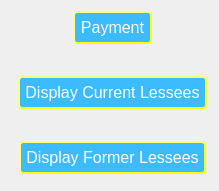
   <widget class="QWidget" name="formLayoutWidget_3">
    <property name="geometry">
     <rect>
      <x>460</x>
      <y>80</y>
      <width>219</width>
      <height>191</height>
     </rect>
    </property>
    <layout class="QFormLayout" name="formLayout">
     <item row="0" column="1">
      <layout class="QGridLayout" name="gridLayoutPaymentBtn">
       <item row="0" column="0">
        <spacer name="horizontalSpacer_9">
         <property name="orientation">
          <enum>Qt::Orientation::Horizontal</enum>
         </property>
         <property name="sizeHint" stdset="0">
          <size>
           <width>40</width>
           <height>20</height>
          </size>
         </property>
        </spacer>
       </item>
       <item row="0" column="1">
        <widget class="QPushButton" name="btnPayment">
         <property name="font">
          <font>
           <pointsize>12</pointsize>
          </font>
         </property>
         <property name="styleSheet">
          <string notr="true">background-color:rgb(61, 187, 255);
color: white;
border-style:outset;
border-width:2px;
border-radius:4px;
border-color:rgb(255, 255, 0);
padding:5px;</string>
         </property>
         <property name="text">
          <string>Payment</string>
         </property>
        </widget>
       </item>
       <item row="0" column="2">
        <spacer name="horizontalSpacer_10">
         <property name="orientation">
          <enum>Qt::Orientation::Horizontal</enum>
         </property>
         <property name="sizeHint" stdset="0">
          <size>
           <width>40</width>
           <height>20</height>
          </size>
         </property>
        </spacer>
       </item>
      </layout>
     </item>
     <item row="1" column="1">
      <spacer name="horizontalSpacer_11">
       <property name="orientation">
        <enum>Qt::Orientation::Horizontal</enum>
       </property>
       <property name="sizeHint" stdset="0">
        <size>
         <width>40</width>
         <height>20</height>
        </size>
       </property>
      </spacer>
     </item>
     <item row="2" column="1">
      <layout class="QGridLayout" name="gridLayout">
       <item row="0" column="0">
        <spacer name="horizontalSpacer_12">
         <property name="orientation">
          <enum>Qt::Orientation::Horizontal</enum>
         </property>
         <property name="sizeHint" stdset="0">
          <size>
           <width>40</width>
           <height>20</height>
          </size>
         </property>
        </spacer>
       </item>
       <item row="0" column="2">
        <spacer name="horizontalSpacer_13">
         <property name="orientation">
          <enum>Qt::Orientation::Horizontal</enum>
         </property>
         <property name="sizeHint" stdset="0">
          <size>
           <width>40</width>
           <height>20</height>
          </size>
         </property>
        </spacer>
       </item>
       <item row="0" column="1">
        <widget class="QPushButton" name="btnDisplayCurrentLessees">
         <property name="palette">
          <palette>
           <active>
            <colorrole role="WindowText">
             <brush brushstyle="SolidPattern">
              <color alpha="255">
               <red>255</red>
               <green>255</green>
               <blue>255</blue>
              </color>
             </brush>
            </colorrole>
            <colorrole role="Button">
             <brush brushstyle="SolidPattern">
              <color alpha="255">
               <red>61</red>
               <green>187</green>
               <blue>255</blue>
              </color>
             </brush>
            </colorrole>
            <colorrole role="Light">
             <brush brushstyle="SolidPattern">
              <color alpha="255">
               <red>255</red>
               <green>128</green>
               <blue>218</blue>
              </color>
             </brush>
            </colorrole>
            <colorrole role="Midlight">
             <brush brushstyle="SolidPattern">
              <color alpha="255">
               <red>223</red>
               <green>100</green>
               <blue>187</blue>
              </color>
             </brush>
            </colorrole>
            <colorrole role="Dark">
             <brush brushstyle="SolidPattern">
              <color alpha="255">
               <red>95</red>
               <green>36</green>
               <blue>78</blue>
              </color>
             </brush>
            </colorrole>
            <colorrole role="Mid">
             <brush brushstyle="SolidPattern">
              <color alpha="255">
               <red>127</red>
               <green>48</green>
               <blue>104</blue>
              </color>
             </brush>
            </colorrole>
            <colorrole role="Text">
             <brush brushstyle="SolidPattern">
              <color alpha="255">
               <red>255</red>
               <green>255</green>
               <blue>255</blue>
              </color>
             </brush>
            </colorrole>
            <colorrole role="BrightText">
             <brush brushstyle="SolidPattern">
              <color alpha="255">
               <red>255</red>
               <green>255</green>
               <blue>255</blue>
              </color>
             </brush>
            </colorrole>
            <colorrole role="ButtonText">
             <brush brushstyle="SolidPattern">
              <color alpha="255">
               <red>255</red>
               <green>255</green>
               <blue>255</blue>
              </color>
             </brush>
            </colorrole>
            <colorrole role="Base">
             <brush brushstyle="SolidPattern">
              <color alpha="255">
               <red>61</red>
               <green>187</green>
               <blue>255</blue>
              </color>
             </brush>
            </colorrole>
            <colorrole role="Window">
             <brush brushstyle="SolidPattern">
              <color alpha="255">
               <red>61</red>
               <green>187</green>
               <blue>255</blue>
              </color>
             </brush>
            </colorrole>
            <colorrole role="Shadow">
             <brush brushstyle="SolidPattern">
              <color alpha="255">
               <red>0</red>
               <green>0</green>
               <blue>0</blue>
              </color>
             </brush>
            </colorrole>
            <colorrole role="AlternateBase">
             <brush brushstyle="SolidPattern">
              <color alpha="255">
               <red>223</red>
               <green>163</green>
               <blue>205</blue>
              </color>
             </brush>
            </colorrole>
            <colorrole role="ToolTipBase">
             <brush brushstyle="SolidPattern">
              <color alpha="255">
               <red>255</red>
               <green>255</green>
               <blue>220</blue>
              </color>
             </brush>
            </colorrole>
            <colorrole role="ToolTipText">
             <brush brushstyle="SolidPattern">
              <color alpha="255">
               <red>0</red>
               <green>0</green>
               <blue>0</blue>
              </color>
             </brush>
            </colorrole>
            <colorrole role="PlaceholderText">
             <brush brushstyle="SolidPattern">
              <color alpha="128">
               <red>255</red>
               <green>255</green>
               <blue>255</blue>
              </color>
             </brush>
            </colorrole>
           </active>
           <inactive>
            <colorrole role="WindowText">
             <brush brushstyle="SolidPattern">
              <color alpha="255">
               <red>255</red>
               <green>255</green>
               <blue>255</blue>
              </color>
             </brush>
            </colorrole>
            <colorrole role="Button">
             <brush brushstyle="SolidPattern">
              <color alpha="255">
               <red>61</red>
               <green>187</green>
               <blue>255</blue>
              </color>
             </brush>
            </colorrole>
            <colorrole role="Light">
             <brush brushstyle="SolidPattern">
              <color alpha="255">
               <red>255</red>
               <green>128</green>
               <blue>218</blue>
              </color>
             </brush>
            </colorrole>
            <colorrole role="Midlight">
             <brush brushstyle="SolidPattern">
              <color alpha="255">
               <red>223</red>
               <green>100</green>
               <blue>187</blue>
              </color>
             </brush>
            </colorrole>
            <colorrole role="Dark">
             <brush brushstyle="SolidPattern">
              <color alpha="255">
               <red>95</red>
               <green>36</green>
               <blue>78</blue>
              </color>
             </brush>
            </colorrole>
            <colorrole role="Mid">
             <brush brushstyle="SolidPattern">
              <color alpha="255">
               <red>127</red>
               <green>48</green>
               <blue>104</blue>
              </color>
             </brush>
            </colorrole>
            <colorrole role="Text">
             <brush brushstyle="SolidPattern">
              <color alpha="255">
               <red>255</red>
               <green>255</green>
               <blue>255</blue>
              </color>
             </brush>
            </colorrole>
            <colorrole role="BrightText">
             <brush brushstyle="SolidPattern">
              <color alpha="255">
               <red>255</red>
               <green>255</green>
               <blue>255</blue>
              </color>
             </brush>
            </colorrole>
            <colorrole role="ButtonText">
             <brush brushstyle="SolidPattern">
              <color alpha="255">
               <red>255</red>
               <green>255</green>
               <blue>255</blue>
              </color>
             </brush>
            </colorrole>
            <colorrole role="Base">
             <brush brushstyle="SolidPattern">
              <color alpha="255">
               <red>61</red>
               <green>187</green>
               <blue>255</blue>
              </color>
             </brush>
            </colorrole>
            <colorrole role="Window">
             <brush brushstyle="SolidPattern">
              <color alpha="255">
               <red>61</red>
               <green>187</green>
               <blue>255</blue>
              </color>
             </brush>
            </colorrole>
            <colorrole role="Shadow">
             <brush brushstyle="SolidPattern">
              <color alpha="255">
               <red>0</red>
               <green>0</green>
               <blue>0</blue>
              </color>
             </brush>
            </colorrole>
            <colorrole role="AlternateBase">
             <brush brushstyle="SolidPattern">
              <color alpha="255">
               <red>223</red>
               <green>163</green>
               <blue>205</blue>
              </color>
             </brush>
            </colorrole>
            <colorrole role="ToolTipBase">
             <brush brushstyle="SolidPattern">
              <color alpha="255">
               <red>255</red>
               <green>255</green>
               <blue>220</blue>
              </color>
             </brush>
            </colorrole>
            <colorrole role="ToolTipText">
             <brush brushstyle="SolidPattern">
              <color alpha="255">
               <red>0</red>
               <green>0</green>
               <blue>0</blue>
              </color>
             </brush>
            </colorrole>
            <colorrole role="PlaceholderText">
             <brush brushstyle="SolidPattern">
              <color alpha="128">
               <red>255</red>
               <green>255</green>
               <blue>255</blue>
              </color>
             </brush>
            </colorrole>
           </inactive>
           <disabled>
            <colorrole role="WindowText">
             <brush brushstyle="SolidPattern">
              <color alpha="255">
               <red>255</red>
               <green>255</green>
               <blue>255</blue>
              </color>
             </brush>
            </colorrole>
            <colorrole role="Button">
             <brush brushstyle="SolidPattern">
              <color alpha="255">
               <red>61</red>
               <green>187</green>
               <blue>255</blue>
              </color>
             </brush>
            </colorrole>
            <colorrole role="Light">
             <brush brushstyle="SolidPattern">
              <color alpha="255">
               <red>255</red>
               <green>128</green>
               <blue>218</blue>
              </color>
             </brush>
            </colorrole>
            <colorrole role="Midlight">
             <brush brushstyle="SolidPattern">
              <color alpha="255">
               <red>223</red>
               <green>100</green>
               <blue>187</blue>
              </color>
             </brush>
            </colorrole>
            <colorrole role="Dark">
             <brush brushstyle="SolidPattern">
              <color alpha="255">
               <red>95</red>
               <green>36</green>
               <blue>78</blue>
              </color>
             </brush>
            </colorrole>
            <colorrole role="Mid">
             <brush brushstyle="SolidPattern">
              <color alpha="255">
               <red>127</red>
               <green>48</green>
               <blue>104</blue>
              </color>
             </brush>
            </colorrole>
            <colorrole role="Text">
             <brush brushstyle="SolidPattern">
              <color alpha="255">
               <red>255</red>
               <green>255</green>
               <blue>255</blue>
              </color>
             </brush>
            </colorrole>
            <colorrole role="BrightText">
             <brush brushstyle="SolidPattern">
              <color alpha="255">
               <red>255</red>
               <green>255</green>
               <blue>255</blue>
              </color>
             </brush>
            </colorrole>
            <colorrole role="ButtonText">
             <brush brushstyle="SolidPattern">
              <color alpha="255">
               <red>255</red>
               <green>255</green>
               <blue>255</blue>
              </color>
             </brush>
            </colorrole>
            <colorrole role="Base">
             <brush brushstyle="SolidPattern">
              <color alpha="255">
               <red>61</red>
               <green>187</green>
               <blue>255</blue>
              </color>
             </brush>
            </colorrole>
            <colorrole role="Window">
             <brush brushstyle="SolidPattern">
              <color alpha="255">
               <red>61</red>
               <green>187</green>
               <blue>255</blue>
              </color>
             </brush>
            </colorrole>
            <colorrole role="Shadow">
             <brush brushstyle="SolidPattern">
              <color alpha="255">
               <red>0</red>
               <green>0</green>
               <blue>0</blue>
              </color>
             </brush>
            </colorrole>
            <colorrole role="AlternateBase">
             <brush brushstyle="SolidPattern">
              <color alpha="255">
               <red>191</red>
               <green>72</green>
               <blue>156</blue>
              </color>
             </brush>
            </colorrole>
            <colorrole role="ToolTipBase">
             <brush brushstyle="SolidPattern">
              <color alpha="255">
               <red>255</red>
               <green>255</green>
               <blue>220</blue>
              </color>
             </brush>
            </colorrole>
            <colorrole role="ToolTipText">
             <brush brushstyle="SolidPattern">
              <color alpha="255">
               <red>0</red>
               <green>0</green>
               <blue>0</blue>
              </color>
             </brush>
            </colorrole>
            <colorrole role="PlaceholderText">
             <brush brushstyle="SolidPattern">
              <color alpha="128">
               <red>255</red>
               <green>255</green>
               <blue>255</blue>
              </color>
             </brush>
            </colorrole>
           </disabled>
          </palette>
         </property>
         <property name="font">
          <font>
           <pointsize>12</pointsize>
          </font>
         </property>
         <property name="styleSheet">
          <string notr="true">background-color:rgb(61, 187, 255);
color: white;
border-style:outset;
border-width:2px;
border-radius:4px;
border-color:rgb(255, 255, 0);
padding:5px;</string>
         </property>
         <property name="text">
          <string>Display Current Lessees</string>
         </property>
        </widget>
       </item>
      </layout>
     </item>
     <item row="3" column="1">
      <spacer name="horizontalSpacer_14">
       <property name="orientation">
        <enum>Qt::Orientation::Horizontal</enum>
       </property>
       <property name="sizeHint" stdset="0">
        <size>
         <width>40</width>
         <height>20</height>
        </size>
       </property>
      </spacer>
     </item>
     <item row="4" column="1">
      <layout class="QGridLayout" name="gridLayout_2">
       <item row="0" column="0">
        <spacer name="horizontalSpacer_15">
         <property name="orientation">
          <enum>Qt::Orientation::Horizontal</enum>
         </property>
         <property name="sizeHint" stdset="0">
          <size>
           <width>40</width>
           <height>20</height>
          </size>
         </property>
        </spacer>
       </item>
       <item row="0" column="2">
        <spacer name="horizontalSpacer_16">
         <property name="orientation">
          <enum>Qt::Orientation::Horizontal</enum>
         </property>
         <property name="sizeHint" stdset="0">
          <size>
           <width>40</width>
           <height>20</height>
          </size>
         </property>
        </spacer>
       </item>
       <item row="0" column="1">
        <widget class="QPushButton" name="btnDisplayFormerLessees">
         <property name="palette">
          <palette>
           <active>
            <colorrole role="WindowText">
             <brush brushstyle="SolidPattern">
              <color alpha="255">
               <red>255</red>
               <green>255</green>
               <blue>255</blue>
              </color>
             </brush>
            </colorrole>
            <colorrole role="Button">
             <brush brushstyle="SolidPattern">
              <color alpha="255">
               <red>61</red>
               <green>187</green>
               <blue>255</blue>
              </color>
             </brush>
            </colorrole>
            <colorrole role="Light">
             <brush brushstyle="SolidPattern">
              <color alpha="255">
               <red>255</red>
               <green>128</green>
               <blue>218</blue>
              </color>
             </brush>
            </colorrole>
            <colorrole role="Midlight">
             <brush brushstyle="SolidPattern">
              <color alpha="255">
               <red>223</red>
               <green>100</green>
               <blue>187</blue>
              </color>
             </brush>
            </colorrole>
            <colorrole role="Dark">
             <brush brushstyle="SolidPattern">
              <color alpha="255">
               <red>95</red>
               <green>36</green>
               <blue>78</blue>
              </color>
             </brush>
            </colorrole>
            <colorrole role="Mid">
             <brush brushstyle="SolidPattern">
              <color alpha="255">
               <red>127</red>
               <green>48</green>
               <blue>104</blue>
              </color>
             </brush>
            </colorrole>
            <colorrole role="Text">
             <brush brushstyle="SolidPattern">
              <color alpha="255">
               <red>255</red>
               <green>255</green>
               <blue>255</blue>
              </color>
             </brush>
            </colorrole>
            <colorrole role="BrightText">
             <brush brushstyle="SolidPattern">
              <color alpha="255">
               <red>255</red>
               <green>255</green>
               <blue>255</blue>
              </color>
             </brush>
            </colorrole>
            <colorrole role="ButtonText">
             <brush brushstyle="SolidPattern">
              <color alpha="255">
               <red>255</red>
               <green>255</green>
               <blue>255</blue>
              </color>
             </brush>
            </colorrole>
            <colorrole role="Base">
             <brush brushstyle="SolidPattern">
              <color alpha="255">
               <red>61</red>
               <green>187</green>
               <blue>255</blue>
              </color>
             </brush>
            </colorrole>
            <colorrole role="Window">
             <brush brushstyle="SolidPattern">
              <color alpha="255">
               <red>61</red>
               <green>187</green>
               <blue>255</blue>
              </color>
             </brush>
            </colorrole>
            <colorrole role="Shadow">
             <brush brushstyle="SolidPattern">
              <color alpha="255">
               <red>0</red>
               <green>0</green>
               <blue>0</blue>
              </color>
             </brush>
            </colorrole>
            <colorrole role="AlternateBase">
             <brush brushstyle="SolidPattern">
              <color alpha="255">
               <red>223</red>
               <green>163</green>
               <blue>205</blue>
              </color>
             </brush>
            </colorrole>
            <colorrole role="ToolTipBase">
             <brush brushstyle="SolidPattern">
              <color alpha="255">
               <red>255</red>
               <green>255</green>
               <blue>220</blue>
              </color>
             </brush>
            </colorrole>
            <colorrole role="ToolTipText">
             <brush brushstyle="SolidPattern">
              <color alpha="255">
               <red>0</red>
               <green>0</green>
               <blue>0</blue>
              </color>
             </brush>
            </colorrole>
            <colorrole role="PlaceholderText">
             <brush brushstyle="SolidPattern">
              <color alpha="128">
               <red>255</red>
               <green>255</green>
               <blue>255</blue>
              </color>
             </brush>
            </colorrole>
           </active>
           <inactive>
            <colorrole role="WindowText">
             <brush brushstyle="SolidPattern">
              <color alpha="255">
               <red>255</red>
               <green>255</green>
               <blue>255</blue>
              </color>
             </brush>
            </colorrole>
            <colorrole role="Button">
             <brush brushstyle="SolidPattern">
              <color alpha="255">
               <red>61</red>
               <green>187</green>
               <blue>255</blue>
              </color>
             </brush>
            </colorrole>
            <colorrole role="Light">
             <brush brushstyle="SolidPattern">
              <color alpha="255">
               <red>255</red>
               <green>128</green>
               <blue>218</blue>
              </color>
             </brush>
            </colorrole>
            <colorrole role="Midlight">
             <brush brushstyle="SolidPattern">
              <color alpha="255">
               <red>223</red>
               <green>100</green>
               <blue>187</blue>
              </color>
             </brush>
            </colorrole>
            <colorrole role="Dark">
             <brush brushstyle="SolidPattern">
              <color alpha="255">
               <red>95</red>
               <green>36</green>
               <blue>78</blue>
              </color>
             </brush>
            </colorrole>
            <colorrole role="Mid">
             <brush brushstyle="SolidPattern">
              <color alpha="255">
               <red>127</red>
               <green>48</green>
               <blue>104</blue>
              </color>
             </brush>
            </colorrole>
            <colorrole role="Text">
             <brush brushstyle="SolidPattern">
              <color alpha="255">
               <red>255</red>
               <green>255</green>
               <blue>255</blue>
              </color>
             </brush>
            </colorrole>
            <colorrole role="BrightText">
             <brush brushstyle="SolidPattern">
              <color alpha="255">
               <red>255</red>
               <green>255</green>
               <blue>255</blue>
              </color>
             </brush>
            </colorrole>
            <colorrole role="ButtonText">
             <brush brushstyle="SolidPattern">
              <color alpha="255">
               <red>255</red>
               <green>255</green>
               <blue>255</blue>
              </color>
             </brush>
            </colorrole>
            <colorrole role="Base">
             <brush brushstyle="SolidPattern">
              <color alpha="255">
               <red>61</red>
               <green>187</green>
               <blue>255</blue>
              </color>
             </brush>
            </colorrole>
            <colorrole role="Window">
             <brush brushstyle="SolidPattern">
              <color alpha="255">
               <red>61</red>
               <green>187</green>
               <blue>255</blue>
              </color>
             </brush>
            </colorrole>
            <colorrole role="Shadow">
             <brush brushstyle="SolidPattern">
              <color alpha="255">
               <red>0</red>
               <green>0</green>
               <blue>0</blue>
              </color>
             </brush>
            </colorrole>
            <colorrole role="AlternateBase">
             <brush brushstyle="SolidPattern">
              <color alpha="255">
               <red>223</red>
               <green>163</green>
               <blue>205</blue>
              </color>
             </brush>
            </colorrole>
            <colorrole role="ToolTipBase">
             <brush brushstyle="SolidPattern">
              <color alpha="255">
               <red>255</red>
               <green>255</green>
               <blue>220</blue>
              </color>
             </brush>
            </colorrole>
            <colorrole role="ToolTipText">
             <brush brushstyle="SolidPattern">
              <color alpha="255">
               <red>0</red>
               <green>0</green>
               <blue>0</blue>
              </color>
             </brush>
            </colorrole>
            <colorrole role="PlaceholderText">
             <brush brushstyle="SolidPattern">
              <color alpha="128">
               <red>255</red>
               <green>255</green>
               <blue>255</blue>
              </color>
             </brush>
            </colorrole>
           </inactive>
           <disabled>
            <colorrole role="WindowText">
             <brush brushstyle="SolidPattern">
              <color alpha="255">
               <red>255</red>
               <green>255</green>
               <blue>255</blue>
              </color>
             </brush>
            </colorrole>
            <colorrole role="Button">
             <brush brushstyle="SolidPattern">
              <color alpha="255">
               <red>61</red>
               <green>187</green>
               <blue>255</blue>
              </color>
             </brush>
            </colorrole>
            <colorrole role="Light">
             <brush brushstyle="SolidPattern">
              <color alpha="255">
               <red>255</red>
               <green>128</green>
               <blue>218</blue>
              </color>
             </brush>
            </colorrole>
            <colorrole role="Midlight">
             <brush brushstyle="SolidPattern">
              <color alpha="255">
               <red>223</red>
               <green>100</green>
               <blue>187</blue>
              </color>
             </brush>
            </colorrole>
            <colorrole role="Dark">
             <brush brushstyle="SolidPattern">
              <color alpha="255">
               <red>95</red>
               <green>36</green>
               <blue>78</blue>
              </color>
             </brush>
            </colorrole>
            <colorrole role="Mid">
             <brush brushstyle="SolidPattern">
              <color alpha="255">
               <red>127</red>
               <green>48</green>
               <blue>104</blue>
              </color>
             </brush>
            </colorrole>
            <colorrole role="Text">
             <brush brushstyle="SolidPattern">
              <color alpha="255">
               <red>255</red>
               <green>255</green>
               <blue>255</blue>
              </color>
             </brush>
            </colorrole>
            <colorrole role="BrightText">
             <brush brushstyle="SolidPattern">
              <color alpha="255">
               <red>255</red>
               <green>255</green>
               <blue>255</blue>
              </color>
             </brush>
            </colorrole>
            <colorrole role="ButtonText">
             <brush brushstyle="SolidPattern">
              <color alpha="255">
               <red>255</red>
               <green>255</green>
               <blue>255</blue>
              </color>
             </brush>
            </colorrole>
            <colorrole role="Base">
             <brush brushstyle="SolidPattern">
              <color alpha="255">
               <red>61</red>
               <green>187</green>
               <blue>255</blue>
              </color>
             </brush>
            </colorrole>
            <colorrole role="Window">
             <brush brushstyle="SolidPattern">
              <color alpha="255">
               <red>61</red>
               <green>187</green>
               <blue>255</blue>
              </color>
             </brush>
            </colorrole>
            <colorrole role="Shadow">
             <brush brushstyle="SolidPattern">
              <color alpha="255">
               <red>0</red>
               <green>0</green>
               <blue>0</blue>
              </color>
             </brush>
            </colorrole>
            <colorrole role="AlternateBase">
             <brush brushstyle="SolidPattern">
              <color alpha="255">
               <red>191</red>
               <green>72</green>
               <blue>156</blue>
              </color>
             </brush>
            </colorrole>
            <colorrole role="ToolTipBase">
             <brush brushstyle="SolidPattern">
              <color alpha="255">
               <red>255</red>
               <green>255</green>
               <blue>220</blue>
              </color>
             </brush>
            </colorrole>
            <colorrole role="ToolTipText">
             <brush brushstyle="SolidPattern">
              <color alpha="255">
               <red>0</red>
               <green>0</green>
               <blue>0</blue>
              </color>
             </brush>
            </colorrole>
            <colorrole role="PlaceholderText">
             <brush brushstyle="SolidPattern">
              <color alpha="128">
               <red>255</red>
               <green>255</green>
               <blue>255</blue>
              </color>
             </brush>
            </colorrole>
           </disabled>
          </palette>
         </property>
         <property name="font">
          <font>
           <pointsize>12</pointsize>
          </font>
         </property>
         <property name="styleSheet">
          <string notr="true">background-color:rgb(61, 187, 255);
color: white;
border-style:outset;
border-width:2px;
border-radius:4px;
border-color:rgb(255, 255, 0);
padding:5px;</string>
         </property>
         <property name="text">
          <string>Display Former Lessees</string>
         </property>
        </widget>
       </item>
      </layout>
     </item>
    </layout>
   </widget>
